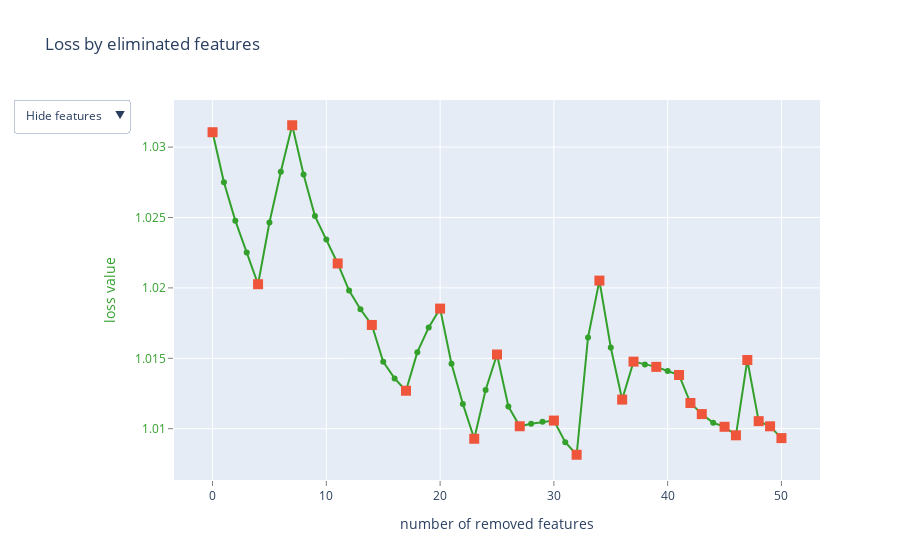

The code cell stored with this chart in its notebook:
### Code cell
model = cat.CatBoostClassifier(
    iterations=20000,
    early_stopping_rounds=300,
    learning_rate=0.128,
    depth=9,
    eval_metric='Accuracy',
    random_seed=42
)

summary = model.select_features(
    cat.Pool(X_train, y_train),
    eval_set=cat.Pool(X_val, y_val),
    features_for_select='0-64',
    num_features_to_select=15,
    steps=24,
    algorithm=cat.EFeaturesSelectionAlgorithm.RecursiveByShapValues,
    shap_calc_type=cat.EShapCalcType.Regular,
    train_final_model=True,
    logging_level='Silent',
    plot=True
)

### Figure 1 — Plotly figure (JSON) as saved in the notebook; plotly's stock layout.template omitted (floating-point values rounded to 4 significant figures)
{"data": [{"line": {"color": "rgb(51,160,44)"}, "mode": "lines+markers", "name": "", "text": ["", "time_embed_month_sin", "time_embed_year_cos", "time_embed_year_sin", "emaL", "Current_Ratio", "lavm", "time_embed_week_sin", "l", "spy_value", "ewm_12", "ROE", "market_correlation", "std", "obvsL", "time_embed_week_cos", "mnL", "rlmL", "FCF", "ROA", "obvmL", "time_embed_month_cos", "mvL", "macd_std", "obvSH", "Gross_Margin", "financial_data_age", "market_long_term_trend", "Net_Profit_Margin", "lavs", "rlmD", "obv", "rlmS", "Operating_Margin", "P/E", "o", "obvmS", "lavgv", "EPS_Growth", "P/S", "mnS", "Debt_to_Equity", "P/B", "vw", "c", "time_embed_day_cos", "avgv", "h", "market_short_term_trend", "alpha", "mvS"], "type": "scatter", "x": [0, 1, 2, 3, 4, 5, 6, 7, 8, 9, 10, 11, 12, 13, 14, 15, 16, 17, 18, 19, 20, 21, 22, 23, 24, 25, 26, 27, 28, 29, 30, 31, 32, 33, 34, 35, 36, 37, 38, 39, 40, 41, 42, 43, 44, 45, 46, 47, 48, 49, 50], "y": [1.031, 1.028, 1.025, 1.023, 1.02, 1.025, 1.028, 1.032, 1.028, 1.025, 1.023, 1.022, 1.02, 1.018, 1.017, 1.015, 1.014, 1.013, 1.015, 1.017, 1.019, 1.015, 1.012, 1.009, 1.013, 1.015, 1.012, 1.01, 1.01, 1.01, 1.011, 1.009, 1.008, 1.016, 1.021, 1.016, 1.012, 1.015, 1.015, 1.014, 1.014, 1.014, 1.012, 1.011, 1.01, 1.01, 1.01, 1.015, 1.011, 1.01, 1.009]}, {"marker": {"size": 10, "symbol": "square"}, "mode": "markers", "name": "", "text": ["", "emaL", "time_embed_week_sin", "ROE", "obvsL", "rlmL", "obvmL", "macd_std", "Gross_Margin", "market_long_term_trend", "rlmD", "rlmS", "P/E", "obvmS", "lavgv", "P/S", "Debt_to_Equity", "P/B", "vw", "time_embed_day_cos", "avgv", "h", "market_short_term_trend", "alpha", "mvS"], "type": "scatter", "x": [0, 4, 7, 11, 14, 17, 20, 23, 25, 27, 30, 32, 34, 36, 37, 39, 41, 42, 43, 45, 46, 47, 48, 49, 50], "y": [1.031, 1.02, 1.032, 1.022, 1.017, 1.013, 1.019, 1.009, 1.015, 1.01, 1.011, 1.008, 1.021, 1.012, 1.015, 1.014, 1.014, 1.012, 1.011, 1.01, 1.01, 1.015, 1.011, 1.01, 1.009]}, {"mode": "text", "name": "", "text": ["", "55", "58", "57", "10", "47", "28", "53", "2", "50", "31", "42", "59", "11", "25", "54", "16", "20", "49", "43", "24", "56", "14", "35", "26", "44", "37", "60", "46", "29", "21", "22", "19", "45", "38", "0", "23", "27", "41", "39", "15", "48", "40", "6", "3", "52", "30", "1", "61", "63", "13"], "textfont": {"color": "rgb(51,160,44)", "family": "sans serif", "size": 18}, "textposition": "bottom center", "type": "scatter", "visible": false, "x": [0, 1, 2, 3, 4, 5, 6, 7, 8, 9, 10, 11, 12, 13, 14, 15, 16, 17, 18, 19, 20, 21, 22, 23, 24, 25, 26, 27, 28, 29, 30, 31, 32, 33, 34, 35, 36, 37, 38, 39, 40, 41, 42, 43, 44, 45, 46, 47, 48, 49, 50], "y": [1.031, 1.028, 1.025, 1.023, 1.02, 1.025, 1.028, 1.032, 1.028, 1.025, 1.023, 1.022, 1.02, 1.018, 1.017, 1.015, 1.014, 1.013, 1.015, 1.017, 1.019, 1.015, 1.012, 1.009, 1.013, 1.015, 1.012, 1.01, 1.01, 1.01, 1.011, 1.009, 1.008, 1.016, 1.021, 1.016, 1.012, 1.015, 1.015, 1.014, 1.014, 1.014, 1.012, 1.011, 1.01, 1.01, 1.01, 1.015, 1.011, 1.01, 1.009]}, {"mode": "text", "name": "", "text": ["", "time_embed_month_sin", "time_embed_year_cos", "time_embed_year_sin", "emaL", "Current_Ratio", "lavm", "time_embed_week_sin", "l", "spy_value", "ewm_12", "ROE", "market_correlation", "std", "obvsL", "time_embed_week_cos", "mnL", "rlmL", "FCF", "ROA", "obvmL", "time_embed_month_cos", "mvL", "macd_std", "obvSH", "Gross_Margin", "financial_data_age", "market_long_term_trend", "Net_Profit_Margin", "lavs", "rlmD", "obv", "rlmS", "Operating_Margin", "P/E", "o", "obvmS", "lavgv", "EPS_Growth", "P/S", "mnS", "Debt_to_Equity", "P/B", "vw", "c", "time_embed_day_cos", "avgv", "h", "market_short_term_trend", "alpha", "mvS"], "textfont": {"color": "rgb(51,160,44)", "family": "sans serif", "size": 18}, "textposition": "bottom center", "type": "scatter", "visible": false, "x": [0, 1, 2, 3, 4, 5, 6, 7, 8, 9, 10, 11, 12, 13, 14, 15, 16, 17, 18, 19, 20, 21, 22, 23, 24, 25, 26, 27, 28, 29, 30, 31, 32, 33, 34, 35, 36, 37, 38, 39, 40, 41, 42, 43, 44, 45, 46, 47, 48, 49, 50], "y": [1.031, 1.028, 1.025, 1.023, 1.02, 1.025, 1.028, 1.032, 1.028, 1.025, 1.023, 1.022, 1.02, 1.018, 1.017, 1.015, 1.014, 1.013, 1.015, 1.017, 1.019, 1.015, 1.012, 1.009, 1.013, 1.015, 1.012, 1.01, 1.01, 1.01, 1.011, 1.009, 1.008, 1.016, 1.021, 1.016, 1.012, 1.015, 1.015, 1.014, 1.014, 1.014, 1.012, 1.011, 1.01, 1.01, 1.01, 1.015, 1.011, 1.01, 1.009]}], "layout": {"showlegend": false, "title": {"text": "Loss by eliminated features"}, "updatemenus": [{"active": 0, "buttons": [{"args": [{"visible": [true, true, false, false]}], "label": "Hide features", "method": "update"}, {"args": [{"visible": [true, true, true, false]}], "label": "Show indices", "method": "update"}, {"args": [{"visible": [true, true, false, true]}], "label": "Show names", "method": "update"}], "pad": {"r": 10, "t": 10}, "showactive": true, "x": -0.25, "xanchor": "left", "y": 1.03, "yanchor": "top"}], "xaxis": {"gridcolor": "rgb(255,255,255)", "showgrid": true, "showline": false, "showticklabels": true, "tickcolor": "rgb(127,127,127)", "ticks": "outside", "title": {"text": "number of removed features"}, "zeroline": false}, "yaxis": {"gridcolor": "rgb(255,255,255)", "showgrid": true, "showline": false, "showticklabels": true, "tickcolor": "rgb(127,127,127)", "tickfont": {"color": "rgb(51,160,44)"}, "ticks": "outside", "title": {"font": {"color": "rgb(51,160,44)"}, "text": "loss value"}, "zeroline": false}}}
